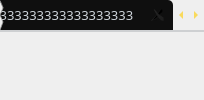
            <widget class="QWidget" name="widget_3" native="true">
             <layout class="QVBoxLayout" name="verticalLayout_4">
              <property name="spacing">
               <number>0</number>
              </property>
              <property name="leftMargin">
               <number>0</number>
              </property>
              <property name="topMargin">
               <number>0</number>
              </property>
              <property name="rightMargin">
               <number>0</number>
              </property>
              <property name="bottomMargin">
               <number>0</number>
              </property>
              <item>
               <widget class="QTabWidget" name="tabWidget">
                <property name="sizePolicy">
                 <sizepolicy hsizetype="Preferred" vsizetype="Preferred">
                  <horstretch>0</horstretch>
                  <verstretch>0</verstretch>
                 </sizepolicy>
                </property>
                <property name="font">
                 <font>
                  <family>OPPOSans B</family>
                  <pointsize>11</pointsize>
                  <stylestrategy>PreferAntialias</stylestrategy>
                 </font>
                </property>
                <property name="styleSheet">
                 <string notr="true">
 QTabWidget::tab-bar {
         left:0px;       
}
	

/*设置TabWidget中tab_1的样式*/
#tab_1.QWidget{
	background-color: rgb(108, 117, 125, 65);
}
 
/*设置TabWidget中tab_2的样式*/
#tab_11.QWidget{
	background-color: rgb(108, 117, 125, 65);
}
 
/*设置TabWidget中QTabBar的样式*/
QTabBar::tab{
    background-color: rgba(108, 117, 125, 0);
	/*font-family:Consolas; */   /*设置tab中的文本的字体*/
	font-size:10pt;
	color:#ced4da;    /*设置tab中的文本的颜色*/
	border-top-left-radius: 5px;    /*设置tab的边框的圆角（左上圆角）*/
	border-top-right-radius: 5px;    /*设置tab的边框的圆角（右上圆角）*/
	/*width:120px;*/
	padding: 4px;
	margin-right:0px;
	margin-left: 0px;
}
 
/*设置TabWidget中QTabBar的tab被选中时的样式*/
QTabBar::tab:selected{
	/*background-color: #0B0E11;*/
    /*background-color: rgb(100, 117, 125, 255);*/
	
	background-color: rgb(15, 15, 15);
    /*border-left: 2px solid rgb(255, 255, 255);*/
    /*border-right: 2px solid rgb(255, 255, 255);*/
}
 
/*设置TabWidget中鼠标悬浮在QTabBar的tab上，但未选中该Tab的样式*/
QTabBar::tab:hover:!selected {
	background-color: rgb(100, 117, 125, 255);
}
 
/*设置TabWidget的边框的样式*/
QTabWidget::pane {
    border-top:2px solid rgb(108, 117, 125, 65); 
}
 

QTabBar::close-button{ 
	/*border-image: url(:lib/Kafka.png);*/
}
QTabBar::close-button:hover{
	/*border-image: url(:/Resources/image/close_hover.png);*/
}


/*当打开多个tab，右侧出现，点击后，可以向前向后的按钮的样式*/
QTabBar QToolButton {
    border: none;
	color: rgb(255, 206, 6);
    background-color: rgba(100, 117, 125, 0);
}
 
QTabBar QToolButton:hover {
	background-color: rgba(100, 117, 125, 0);
}</string>
                </property>
                <property name="currentIndex">
                 <number>1</number>
                </property>
                <property name="tabsClosable">
                 <bool>true</bool>
                </property>
                <property name="movable">
                 <bool>true</bool>
                </property>
                <widget class="QWidget" name="tab">
                 <attribute name="title">
                  <string>11111111111111111</string>
                 </attribute>
                </widget>
                <widget class="QWidget" name="tab_2">
                 <attribute name="title">
                  <string>33333333333333333333</string>
                 </attribute>
                </widget>
               </widget>
              </item>
             </layout>
            </widget>
